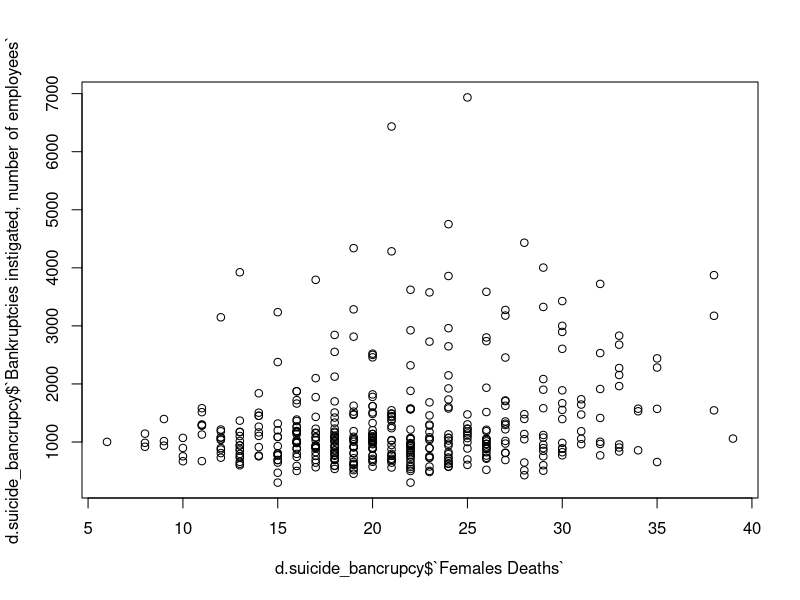
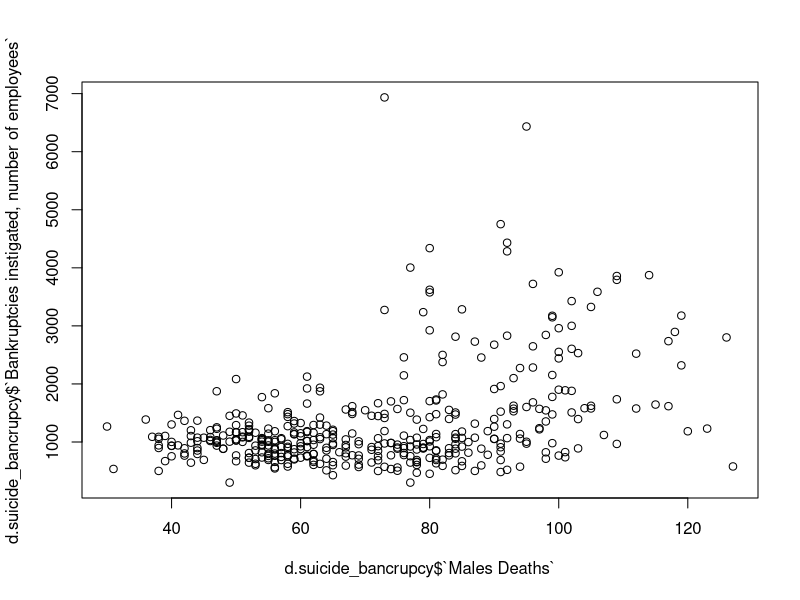

The R script that drew these images, in order:
## ---- chunk 1
knitr::opts_chunk$set(echo = TRUE)
## ---- chunk 2
library(lubridate)
library(dplyr)
library(readr)
library(data.table)
## ---- chunk 3

# data import
d.suicides_monthly <- read_csv("023_12z6_2020m12_20221002-205810.csv")
d.bancrupcy <- read_csv("001_11fb_2022m02_20221004-204725.csv")
d.employment <- read_csv("001_115b_2020_20221004-232300.csv")

# Summary statistic of the imported files

summary(d.suicides_monthly)
summary(d.bancrupcy)
summary(d.employment)


## ---- chunk 4
d.suicide_bancrupcy <- left_join(x=d.suicides_monthly, y= d.bancrupcy, by= "Month")

#remove rows without bankruptcy data (Before 1986)
d.suicide_bancrupcy <- na.omit(d.suicide_bancrupcy)

plot(d.suicide_bancrupcy$`Females Deaths`,d.suicide_bancrupcy$`Bankruptcies instigated, number of employees`)

plot(d.suicide_bancrupcy$`Males Deaths`,d.suicide_bancrupcy$`Bankruptcies instigated, number of employees`)

